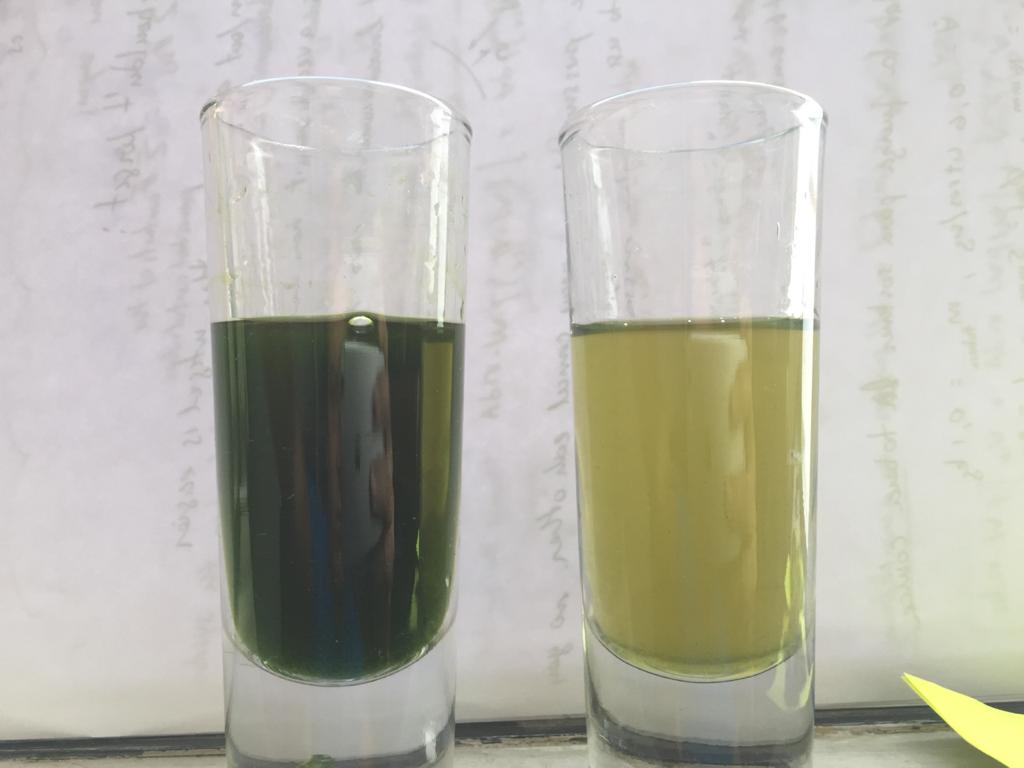
#> input picture data/reference_image.jpeg, 1024 x 768 px
$ python script2.py
#> lines starting #> are read from the running program, lines starting #| are printed output that depends on the picture
from PIL import Image
import numpy as np
import matplotlib.pyplot as plt

image = Image.open("data/reference_image.jpeg")
#> image is the input picture: PIL image 1024x768 RGB; mean R, G, B 183.5, 182.1, 172
image_array = np.array(image)

dy, dx, _ = image_array.shape
#> dy = 768; dx = 1024

R = image_array[:,:,0] * 0.299
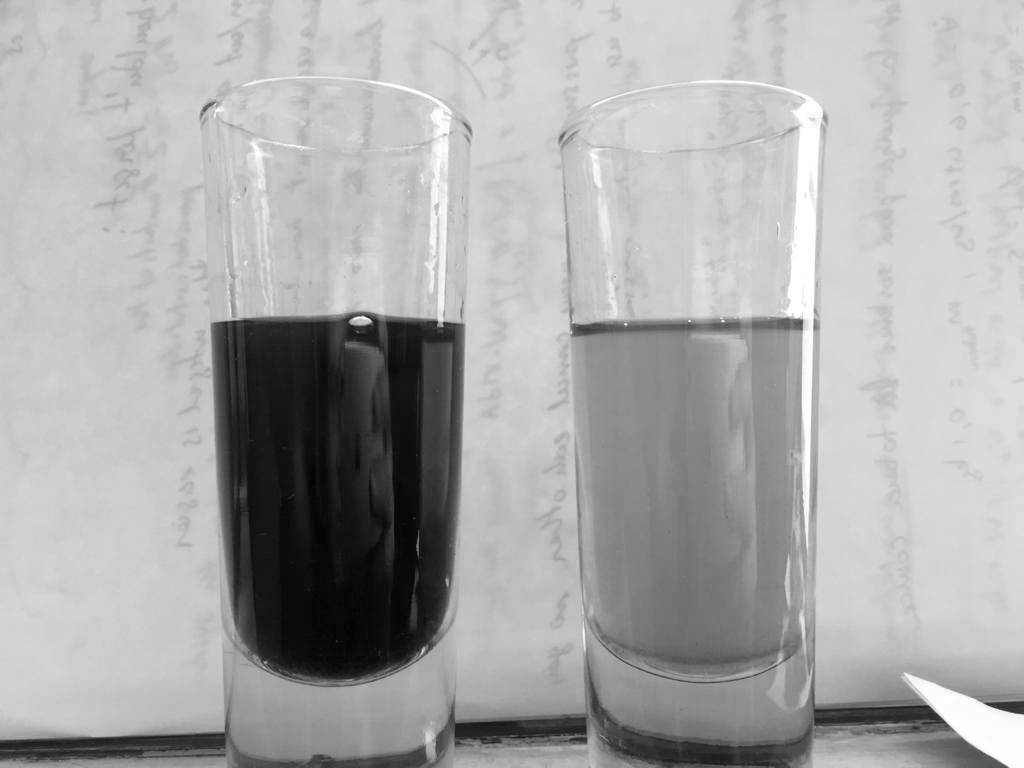
#> R: shape (768, 1024) float64; min 10.76, max 76.24, mean 54.9; drawn with min black and max white
G = image_array[:,:,1] * 0.587
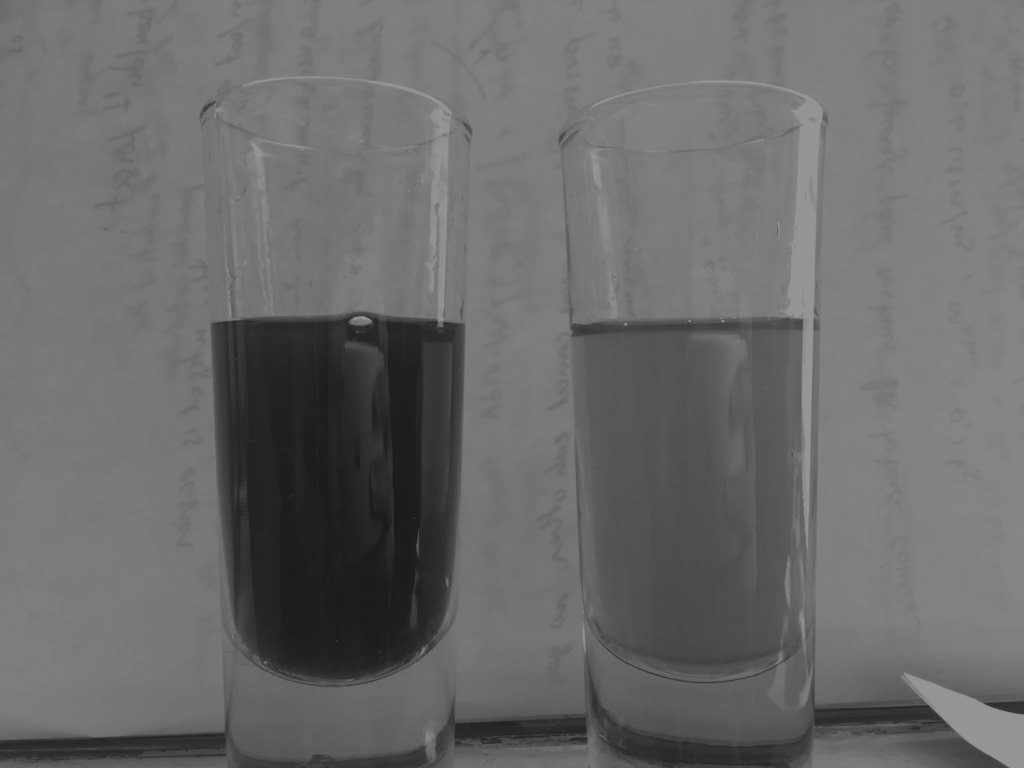
#> G: shape (768, 1024) float64; min 24.65, max 149.7, mean 106.9
B = image_array[:,:,2] * 0.114
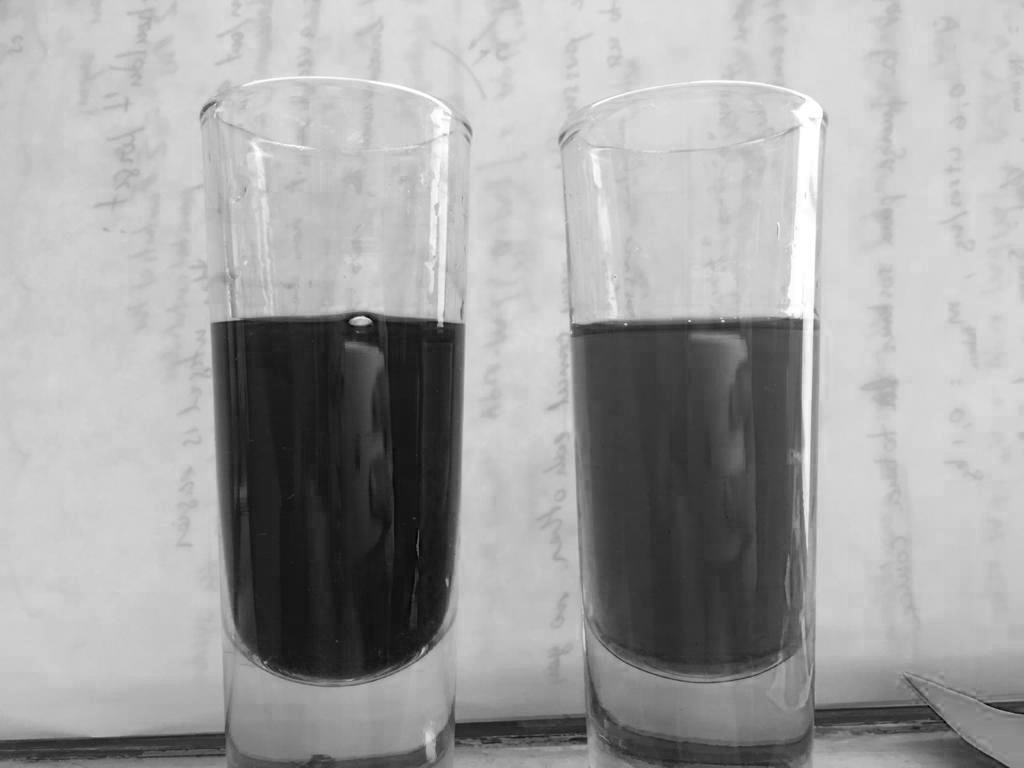
#> B: shape (768, 1024) float64; min 2.85, max 29.07, mean 19.6; drawn with min black and max white

RGB = R + G + B
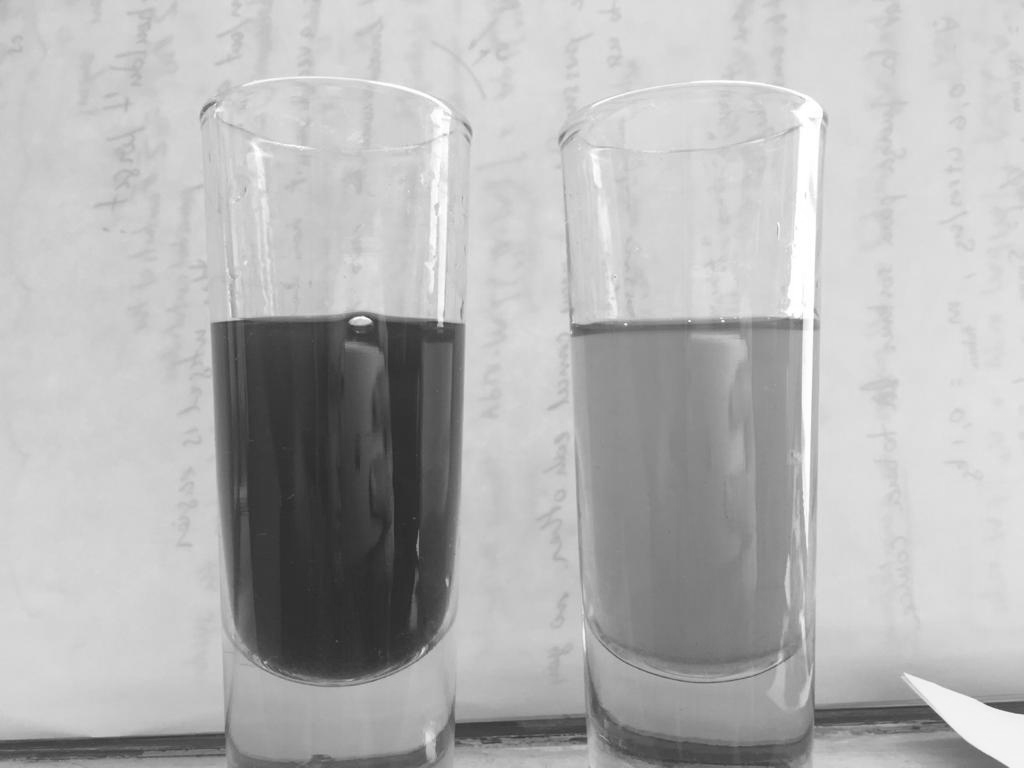
#> RGB: shape (768, 1024) float64; min 40.3, max 255, mean 181.4
RG = R + G
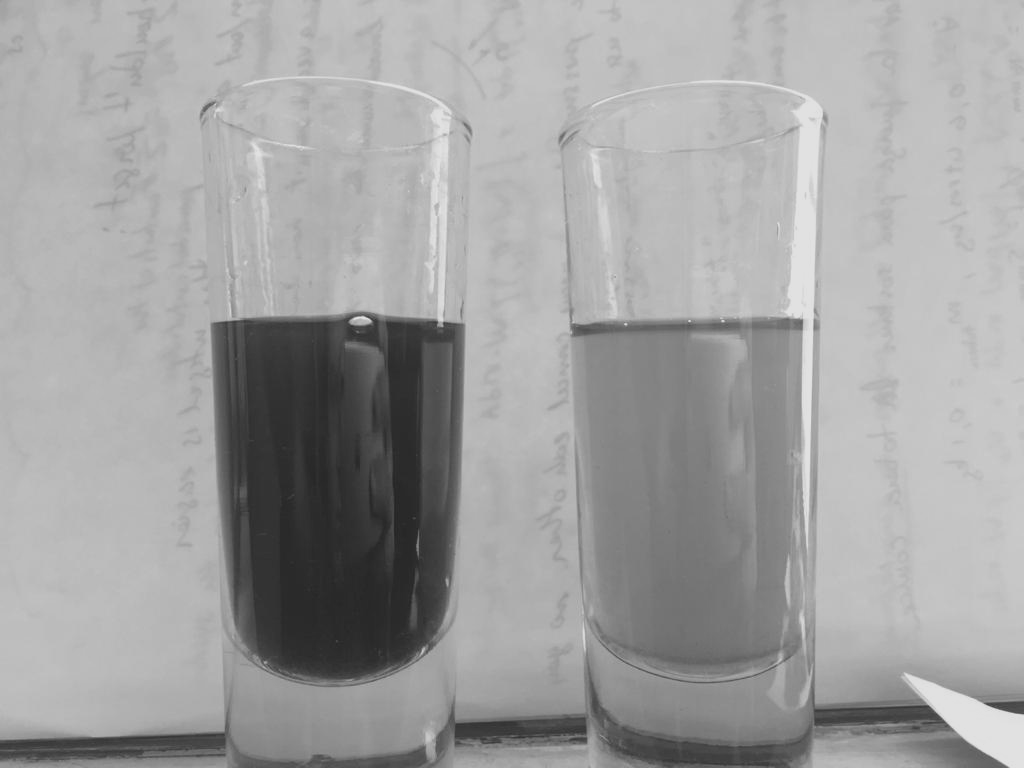
#> RG: shape (768, 1024) float64; min 36.31, max 225.9, mean 161.8

Ystep = 5
Xstep = 5

BS = 100 # Background sensitivity
CS = 50 # Color sensitivity

RG_min = np.min(RG)
#> RG_min = 36.31

sample1 = {
	"R": [],
	"G": [],
	"B": [],
	"RG": []
}
sample2 = {
	"R": [],
	"G": [],
	"B": [],
	"RG": []
}

for i in range(0, Ystep, dy):
	if np.min(RG[i, :]) - RG_min < BS:
		for j in range(0, Xstep, int(dx / 2)):
			if RG[i, j] - np.min(RG[i, 0: int(dx / 2)]) < CS:
				sample1["R"].append(R[i, j])
				sample1["G"].append(G[i, j])
				sample1["B"].append(B[i, j])
				sample1["RG"].append(RG[i, j])
		for j in range(int(dx / 2), Xstep, dx):
			if RG[i, j] - np.min(RG[i, int(dx / 2): dx]) < CS:
				sample2["R"].append(R[i, j])
				sample2["G"].append(G[i, j])
				sample2["B"].append(B[i, j])
				sample2["RG"].append(RG[i, j])


# First plot

fig, ax = plt.subplots()

ax.plot(RG[50,:], label="Y = 50")
ax.plot(RG[200,:], label="Y = 200")
ax.plot(RG[450,:], label="Y = 450")
ax.plot(RG[600,:], label="Y = 600")
ax.plot(RG[750,:], label="Y = 750")

ax.legend(loc="upper left")

fig.suptitle("R+G vs X")

plt.xlabel("X (pixel)")
plt.ylabel("R + G")

x_range = [0, image_array.shape[1]]
#> x_range = [0, 1024]
y_range = [0, 350]

ax.imshow(image, extent=(x_range + y_range))
ax.set_aspect(image_array.shape[0] / (y_range[1] - y_range[0]))

plt.show()
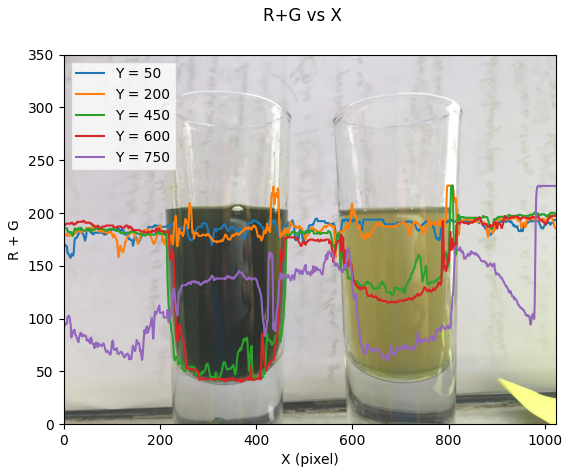
#> figure drawn by matplotlib, 1 panel


# Second plot

fig, ax = plt.subplots()

height = 450

ax.plot(R[height,:], label="R", color="r")
ax.plot(G[height,:], label="G", color="g")
ax.plot(B[height,:], label="B", color="b")

ax.legend(loc="upper left")

fig.suptitle("RGB vs X")

plt.xlabel("X (pixel)")
plt.ylabel("RGB")

x_range = [0, image_array.shape[1]]
y_range = [0, 180]

ax.imshow(image, extent=(x_range + y_range))
ax.set_aspect(image_array.shape[0] / (y_range[1] - y_range[0]))

plt.show()
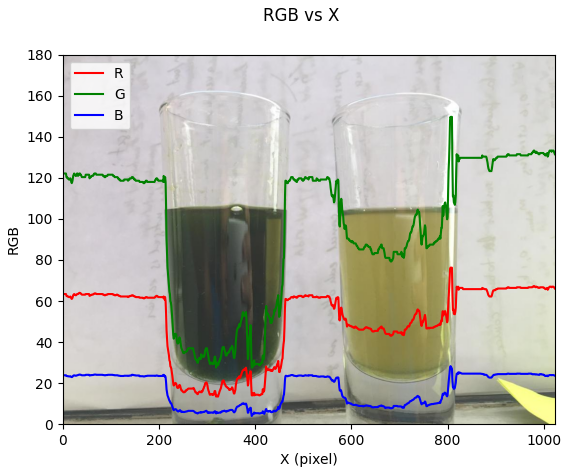
#> figure drawn by matplotlib, 1 panel
